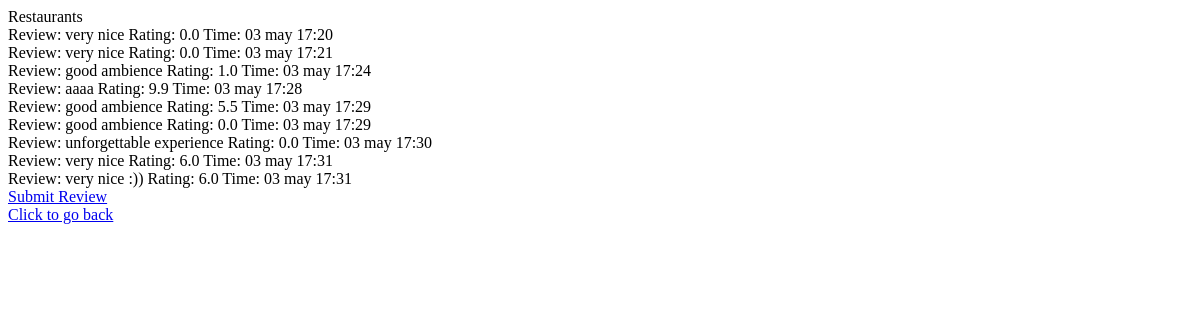
The app's page /category/3/detail, older data.
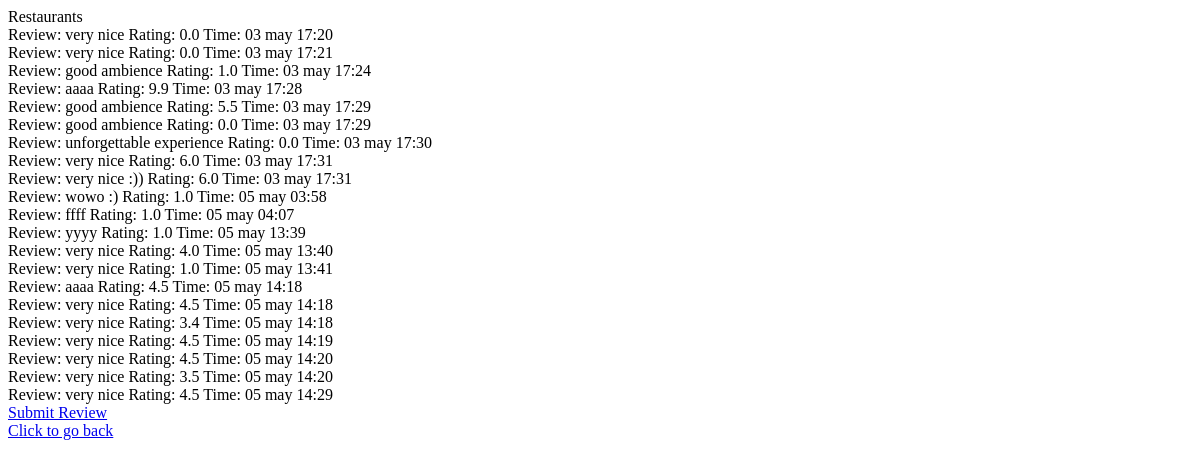
The same page, newer data.
### reviews/models.py (models this page shows, shortened)
class Review (models.Model):
    restaurant= models.ForeignKey(Restaurant, on_delete=models.CASCADE)
    description= models.CharField(max_length=2000)
    rating = models.DecimalField(default=0.0,max_digits=2, decimal_places=1, validators=[ MaxValueValidator(5.0),MinValueValidator(0.1)])
    reviewInputDateTime= models.DateTimeField('date published', auto_now=False, auto_now_add=True)

### reviews/views.py (the view)
# urls.py: path("category/<int:restaurant_id>/detail", views.rest_detail, name="rest_detail"),
def rest_detail(request, restaurant_id):
    r= Restaurant.objects.get(pk=restaurant_id)
    context = {
        "reviews" : Review.objects.filter(restaurant=r),
        "restaurant" : r
    }
    return render(request, "rest_detail.html", context)

### reviews/templates/rest_detail.html (shortened to what this page needs)
<!doctype html>
<html lang="en">
<head>
    {% load static %}
</head>
<body>
    {% block body %}
    {% for review in reviews %}
    <div id="review">
        Review:
        {{review.description}}
        Rating:
        {{review.rating}}
        Time:
        {{review.reviewInputDateTime|date:'d b H:i'}}
    </div>
    {% empty %}
    <li>
        No Review
    </li>
    {% endfor %}
    <a href="{% url 'review' restaurant.id %}"> Submit Review </a>
    <div>
        <a href="{% url 'index' %}"> Click to go back</a>
    </div>
    {% endblock %}
</body>
</html>

Row changes from the older to the newer data that the page shows:
added Review: description "wowo :)", rating "1.0", reviewInputDateTime "05 may 03:58"
added Review: description "ffff", rating "1.0", reviewInputDateTime "05 may 04:07"
added Review: description "yyyy", rating "1.0", reviewInputDateTime "05 may 13:39"
added Review: description "very nice", rating "4.0", reviewInputDateTime "05 may 13:40"
added Review: description "very nice", rating "1.0", reviewInputDateTime "05 may 13:41"
added Review: description "aaaa", rating "4.5", reviewInputDateTime "05 may 14:18"
added Review: description "very nice", rating "4.5", reviewInputDateTime "05 may 14:18"
added Review: description "very nice", rating "3.4", reviewInputDateTime "05 may 14:18"
added Review: description "very nice", rating "4.5", reviewInputDateTime "05 may 14:19"
added Review: description "very nice", rating "4.5", reviewInputDateTime "05 may 14:20"
added Review: description "very nice", rating "3.5", reviewInputDateTime "05 may 14:20"
added Review: description "very nice", rating "4.5", reviewInputDateTime "05 may 14:29"
